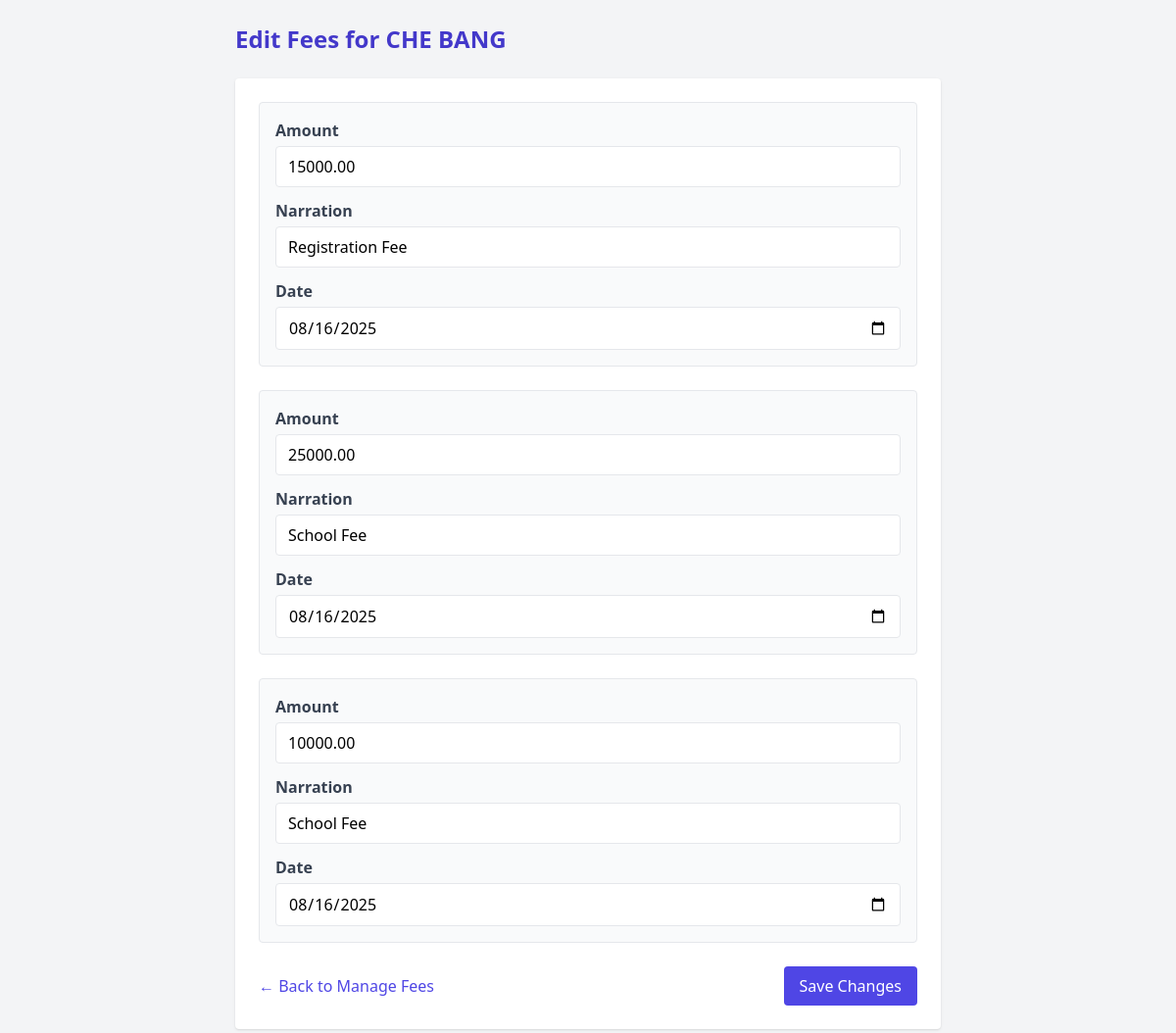
Screenshot of /edit_fee.php?student_id=1 (signed in) with the database file from the repository.
### tables this page shows
CREATE TABLE IF NOT EXISTS students (
    id INT(11) NOT NULL AUTO_INCREMENT,
    class_id INT(11) DEFAULT NULL,
    name VARCHAR(150) NOT NULL,
    gender ENUM('male','female') NOT NULL,
    class VARCHAR(50) NOT NULL,
    parent_contact VARCHAR(50) DEFAULT NULL,
    created_at TIMESTAMP NOT NULL DEFAULT CURRENT_TIMESTAMP,
    active TINYINT(1) NOT NULL DEFAULT 1,
    guardian VARCHAR(255) DEFAULT NULL,
    enrollment_date DATE NOT NULL,
    age INT(11) NOT NULL,
    dob DATE DEFAULT NULL,
    contact VARCHAR(50) DEFAULT NULL,
    PRIMARY KEY (id)
);

CREATE TABLE IF NOT EXISTS fees (
    id INT(11) NOT NULL AUTO_INCREMENT,
    student_id INT(11) NOT NULL,
    narration VARCHAR(255) NOT NULL,
    amount DECIMAL(12,2) NOT NULL,
    term ENUM('1st','2nd','3rd') NOT NULL,
    session_year VARCHAR(10) NOT NULL,
    paid_at TIMESTAMP NOT NULL DEFAULT CURRENT_TIMESTAMP,
    updated_by VARCHAR(100) DEFAULT NULL,
    date DATE NOT NULL DEFAULT CURDATE(),
    date_paid DATE NOT NULL DEFAULT CURDATE(),
    PRIMARY KEY (id)
);

### edit_fee.php (the view, shortened to what this page needs)
<?php
require_once __DIR__ . '/schooldb.php';
$student_id = $_GET['student_id'] ?? '';
$feeStmt = $pdo->prepare("SELECT id, amount, narration, date FROM fees WHERE student_id = :student_id");
$feeStmt->execute([':student_id' => $student_id]);
$fees = $feeStmt->fetchAll(PDO::FETCH_ASSOC);
$studentStmt = $pdo->prepare("SELECT name FROM students WHERE id = :id");
$studentStmt->execute([':id' => $student_id]);
$student = $studentStmt->fetch(PDO::FETCH_ASSOC);
?>
<!DOCTYPE html>
<html lang="en">
<head>
    <script src="https://cdn.tailwindcss.com"></script>
</head>
<body class="bg-gray-100 p-6 font-sans max-w-3xl mx-auto">
    <h1 class="text-2xl font-bold mb-6 text-indigo-700">Edit Fees for <?= htmlspecialchars($student['name']) ?></h1>
    <?php if (empty($fees)): ?>
        <p class="text-gray-700">No fee records found for this student.</p>
    <?php else: ?>
        <form method="POST" class="space-y-6 bg-white p-6 rounded shadow">
            <?php foreach ($fees as $fee): ?>
                <div class="border rounded p-4 bg-gray-50">
                    <label class="block mb-1 font-semibold text-gray-700">Amount</label>
                    <input type="number" step="0.01" name="amount" value="<?= htmlspecialchars($fee['amount']) ?>" required
                        class="w-full px-3 py-2 border rounded" />
                    <label class="block mt-3 mb-1 font-semibold text-gray-700">Narration</label>
                    <input type="text" name="narration" value="<?= htmlspecialchars($fee['narration']) ?>" required
                        class="w-full px-3 py-2 border rounded" />
                    <label class="block mt-3 mb-1 font-semibold text-gray-700">Date</label>
                    <input type="date" name="date" value="<?= htmlspecialchars($fee['date']) ?>" required
                        class="w-full px-3 py-2 border rounded" />
                </div>
            <?php endforeach; ?>
            <div class="flex justify-between items-center mt-6">
                <a href="manage_fees.php" class="text-indigo-600 hover:underline">&larr; Back to Manage Fees</a>
                <button type="submit" class="bg-indigo-600 text-white px-4 py-2 rounded hover:bg-indigo-700">Save Changes</button>
            </div>
        </form>
    <?php endif; ?>
</body>
</html>

### rows the page displays
students: name "CHE BANG"
fees: amount "15000.00", narration "Registration Fee", date "08/16/2025"
fees: amount "25000.00", narration "School Fee", date "08/16/2025"
fees: amount "10000.00", narration "School Fee", date "08/16/2025"
